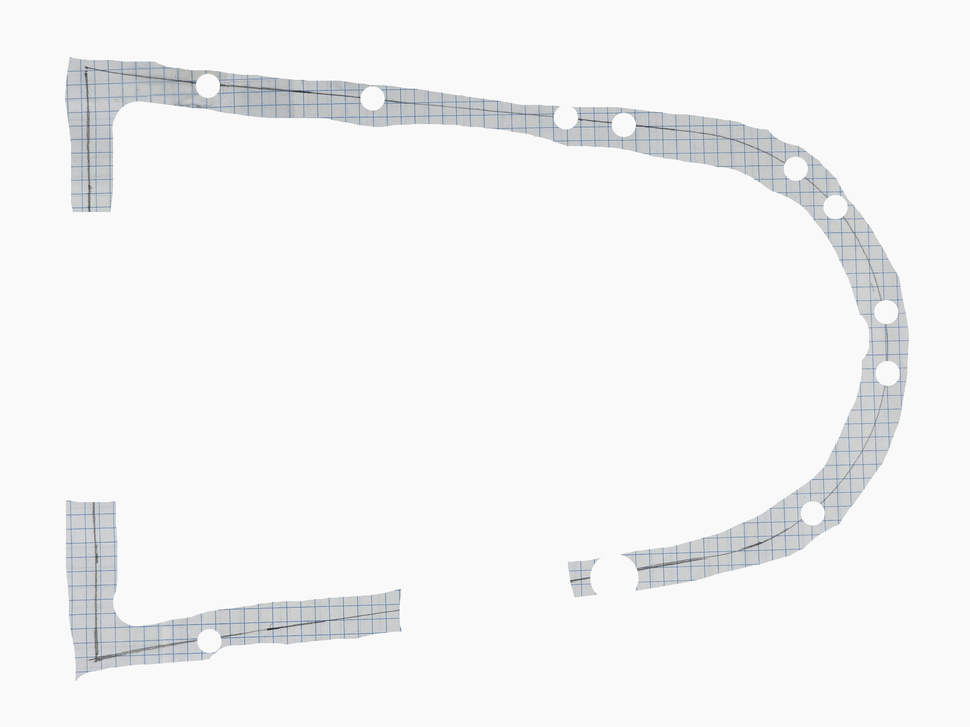
#> input picture Third Analysis/20260917_175649_masked.png, 970 x 727 px, shrunk from 4000 x 3000 before the run
$ python grid_debug_out.py
#> lines starting #> are read from the running program, lines starting #| are printed output that depends on the picture; after the words box and inside, x2 and y2 are one past the last pixel; in counts of white or black regions, pixels touching at a corner belong together
import numpy as np
from PIL import Image
import cv2

img = np.array(Image.open(r'20260917_175649_masked.png').convert('RGB'))
#> img is the input picture: shape (727, 970, 3); mean R, G, B 242.4, 242.9, 243.4
R,G,B = img[:,:,0], img[:,:,1], img[:,:,2]
# Candidate grid mask: slightly blue/gray lines on near-white background.
grid = ((B > G+2) & (B > R+2) & (B < 240) & (G > 120) & (R < 220))
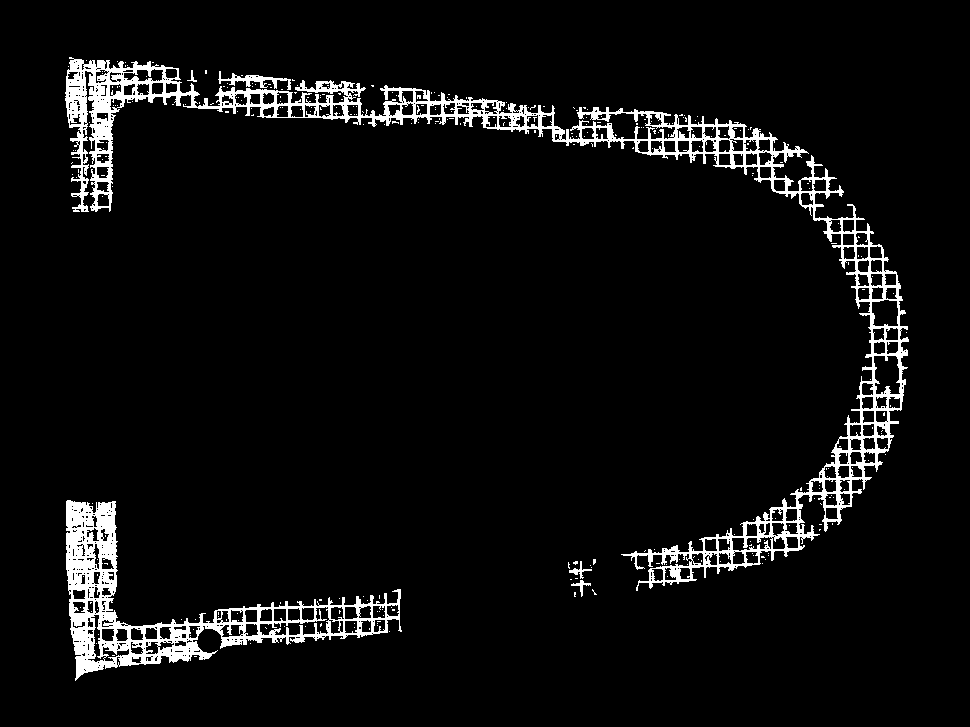
#> grid: shape (727, 970) bool; 5.3% white; 289 white regions (283 under 20 px), largest, box (x1, y1, x2, y2) and area: (65, 57, 909, 591) 24803, (66, 500, 402, 681) 11495, (218, 71, 291, 90) 427, (569, 561, 592, 579) 107, (571, 580, 591, 597) 89, (187, 70, 197, 82) 37
# Remove very short noise
kernel = np.ones((3,3), np.uint8)
grid = cv2.morphologyEx(grid.astype(np.uint8), cv2.MORPH_OPEN, kernel)
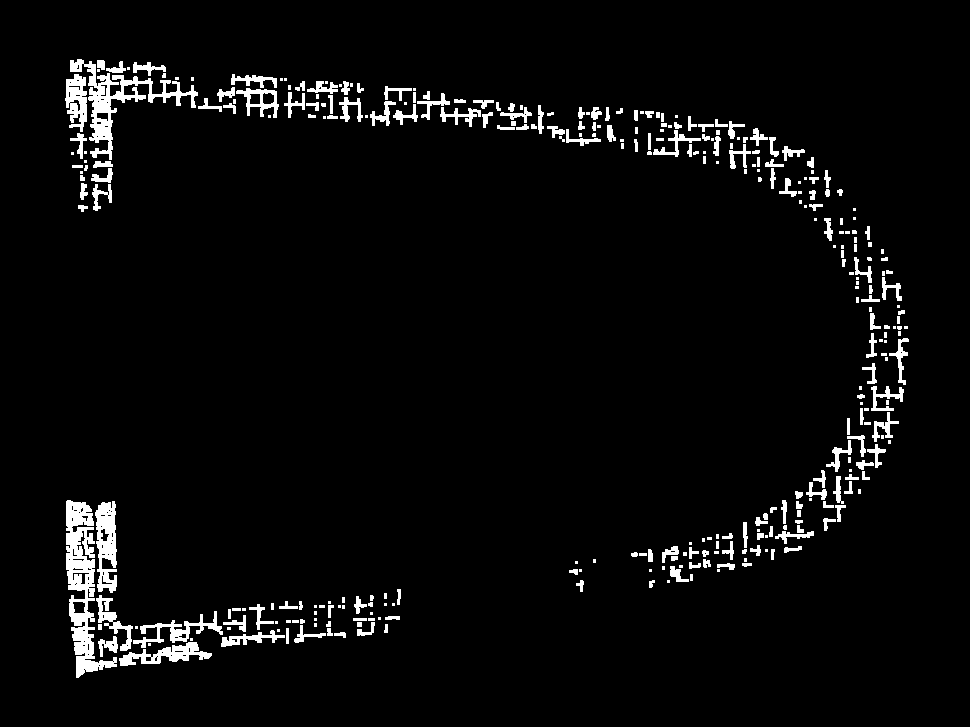
#> grid: shape (727, 970); values 0 (black) and 1 (white), 4% white; 333 white regions (132 under 20 px), largest, box (x1, y1, x2, y2) and area: (66, 500, 117, 678) 3555, (70, 59, 198, 160) 2577, (95, 501, 117, 593) 1370
# path is darker gray
path = ((R < 200) & (G < 200) & (B < 200)) & (~grid)
#> path: shape (727, 970); values 0 (black) and 1 (white), 2.6% white; 968 white regions (840 under 20 px), largest, box (x1, y1, x2, y2) and area: (96, 62, 362, 118) 3372, (635, 112, 786, 164) 1252, (86, 502, 197, 662) 877
path = cv2.morphologyEx(path.astype(np.uint8), cv2.MORPH_OPEN, kernel)
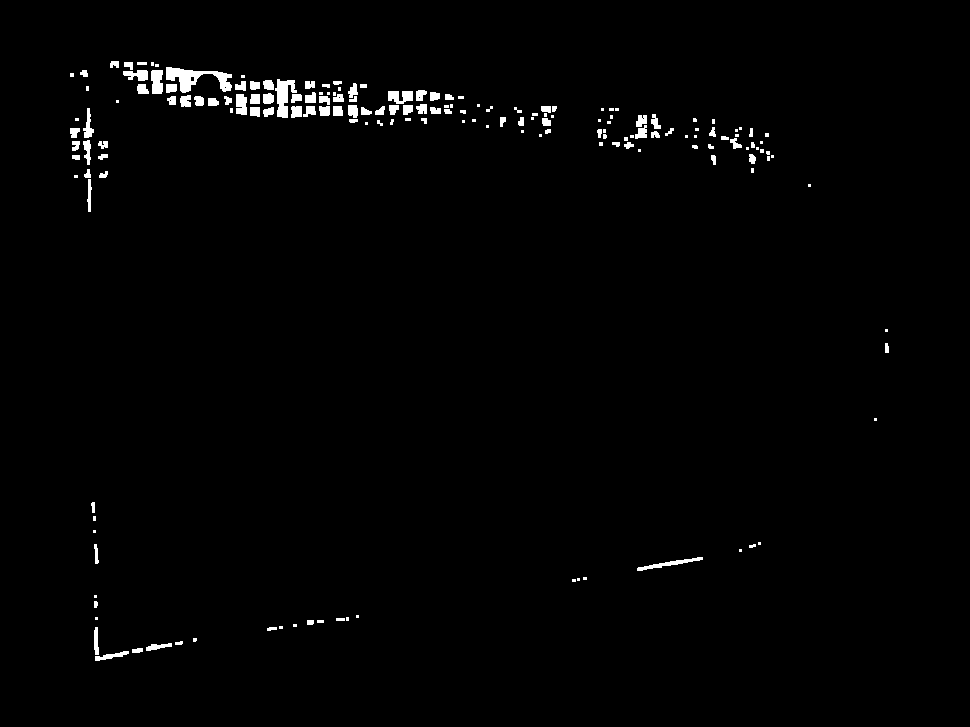
#> path: shape (727, 970); values 0 (black) and 1 (white), 1.3% white; 178 white regions (75 under 20 px), largest, box (x1, y1, x2, y2) and area: (166, 67, 232, 93) 778, (275, 79, 297, 118) 464, (151, 70, 163, 94) 255

# save masks as images
out1 = np.zeros((img.shape[0], img.shape[1], 3), dtype=np.uint8)
out1[:,:,0] = grid.astype(np.uint8) * 255
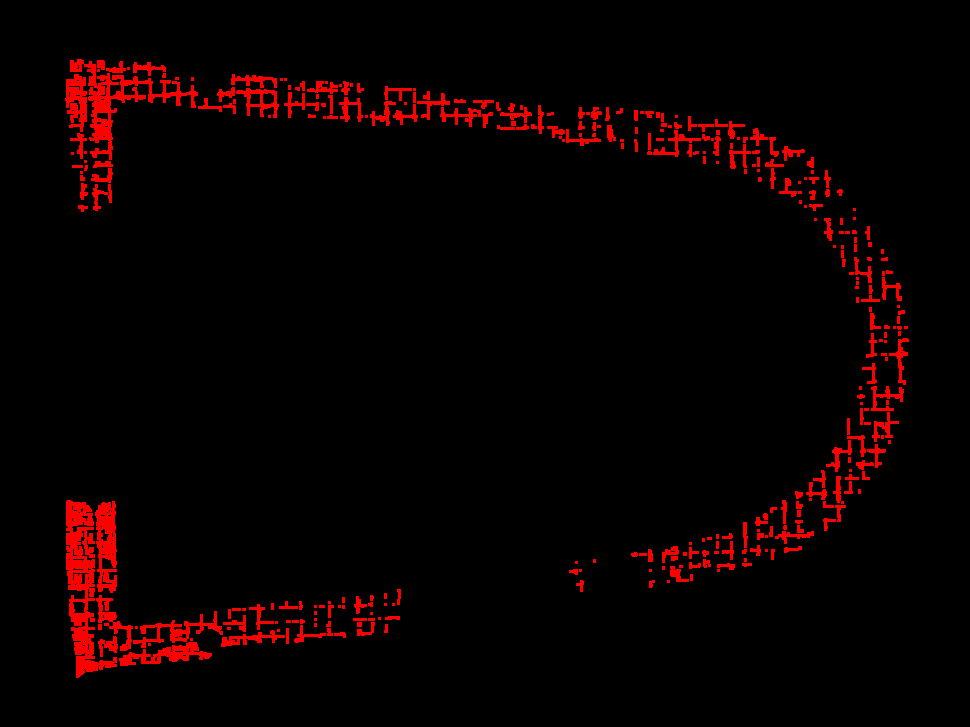
#> out1: shape (727, 970, 3); mean of channels 0, 1, 2 10.2, 0, 0; drawn as R, G, B
out1[:,:,1] = grid.astype(np.uint8) * 255
out1[:,:,2] = grid.astype(np.uint8) * 255
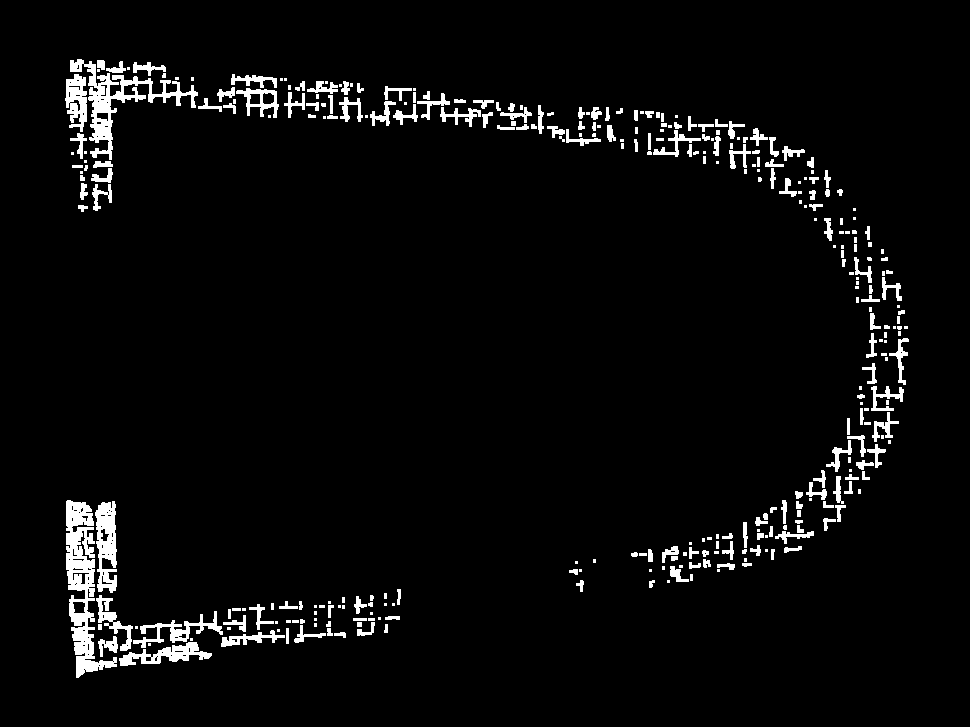
#> out1: shape (727, 970, 3); 4% white; 333 white regions (132 under 20 px), largest, box (x1, y1, x2, y2) and area: (66, 500, 117, 678) 3555, (70, 59, 198, 160) 2577, (95, 501, 117, 593) 1370
Image.fromarray(out1).save('grid_mask_debug.png')

out2 = np.zeros((img.shape[0], img.shape[1], 3), dtype=np.uint8)
out2[:,:,0] = path.astype(np.uint8) * 255
out2[:,:,1] = path.astype(np.uint8) * 255
out2[:,:,2] = path.astype(np.uint8) * 255
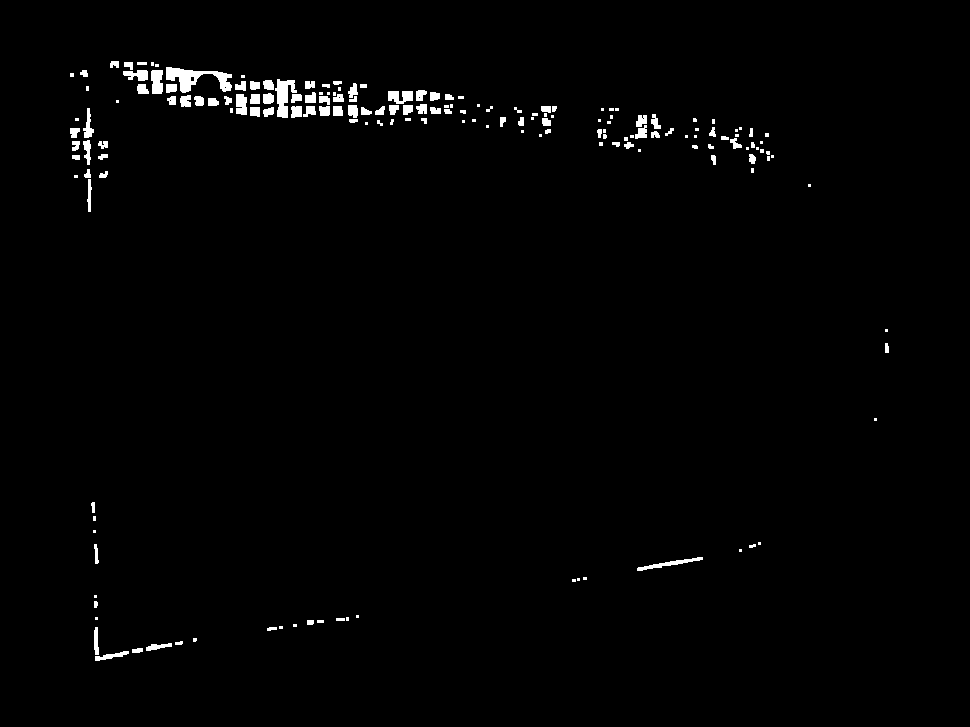
#> out2: shape (727, 970, 3); 1.3% white; 178 white regions (75 under 20 px), largest, box (x1, y1, x2, y2) and area: (166, 67, 232, 93) 778, (275, 79, 297, 118) 464, (151, 70, 163, 94) 255
Image.fromarray(out2).save('path_mask_debug.png')

print('grid pixels', grid.sum(), 'path pixels', path.sum())
#| grid pixels 28159 path pixels 9228
